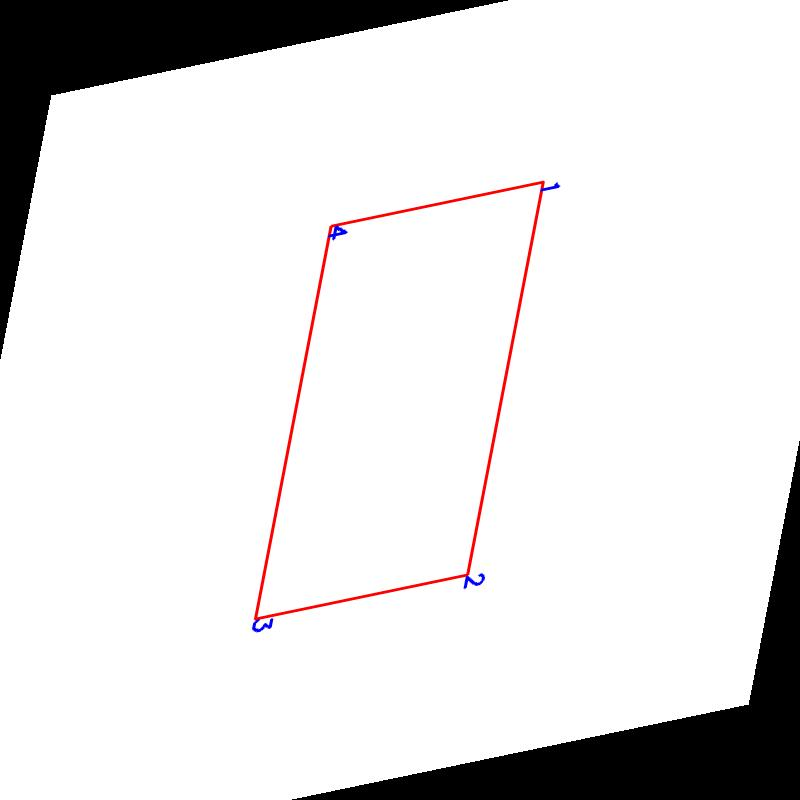
#> input picture data/rotate_degress.jpg, 800 x 800 px, found by its file name
$ python stu_calc_char_rotate_degress2.py
#> lines starting #> are read from the running program, lines starting #| are printed output that depends on the picture; long printed decimals are rounded
# coding=utf-8
"""
@Author:lts
@Time:2024/3/12 17:15
@description:
"""

import cv2
import numpy as np

# 读取图像
image_path = "../rotate_degress.jpg"
image = cv2.imread(image_path)
#> image is the input picture: shape (800, 800, 3); mean B, G, R 226.7, 226.6, 227.7
orig_image = image.copy()

# 将图像转换为灰度图像
gray = cv2.cvtColor(image, cv2.COLOR_BGR2GRAY)

# 使用 Canny 边缘检测
edges = cv2.Canny(gray, 50, 150, apertureSize=3)
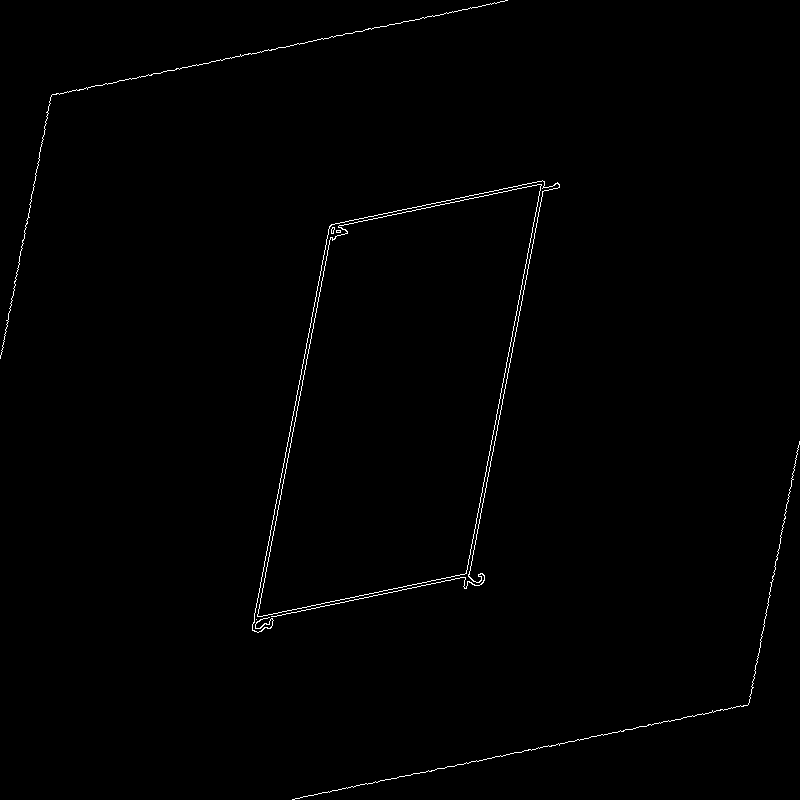
#> edges: shape (800, 800); 0.65% white in thin lines or dots

cv2.imshow('xx',edges)
cv2.waitKey()
cv2.destroyAllWindows()

# 检测直线
lines = cv2.HoughLinesP(edges, 1, np.pi/180, threshold=100, minLineLength=100, maxLineGap=10)
#> lines = 14 rows, first 6: [463, 586, 542, 180], [476, 534, 544, 181], [252, 626, 330, 225], [292, 799, 578, 739], [172, 70, 432, 15], [254, 631, 333, 224]

# 计算直线的角度
angles = []
for line in lines:
    x1, y1, x2, y2 = line[0]
    angle = np.arctan2(y2 - y1, x2 - x1) * 180.0 / np.pi
    angles.append(angle)
#> this loop made 14 passes
#> (x1, y1, x2, y2, angle) on passes 1 to 12: (463, 586, 542, 180, -78.99), (476, 534, 544, 181, -79.1), (252, 626, 330, 225, -78.99), (292, 799, 578, 739, -11.85), (172, 70, 432, 15, -11.94), (254, 631, 333, 224, -79.02), (254, 620, 468, 575, -11.88), (254, 618, 469, 572, -12.08), (748, 704, 799, 441, -79.03), (466, 588, 544, 185, -79.05), (0, 358, 51, 95, -79.03), (410, 775, 743, 705, -11.87)
#> after the loop, angles = [-78.99, -79.1, -78.99, -11.85, -11.94, -79.02, -11.88, -12.08, -79.03, -79.05, -79.03, -11.87, -11.94, -11.79]

# 计算角度的中值
median_angle = np.median(angles)
#> median_angle = -45.53

# 输出估计的文本方向
print("估计的文本方向:", median_angle)
#| 估计的文本方向: -45.533

# 显示结果
cv2.imshow("Original Image", orig_image)
cv2.waitKey(0)
cv2.destroyAllWindows()
